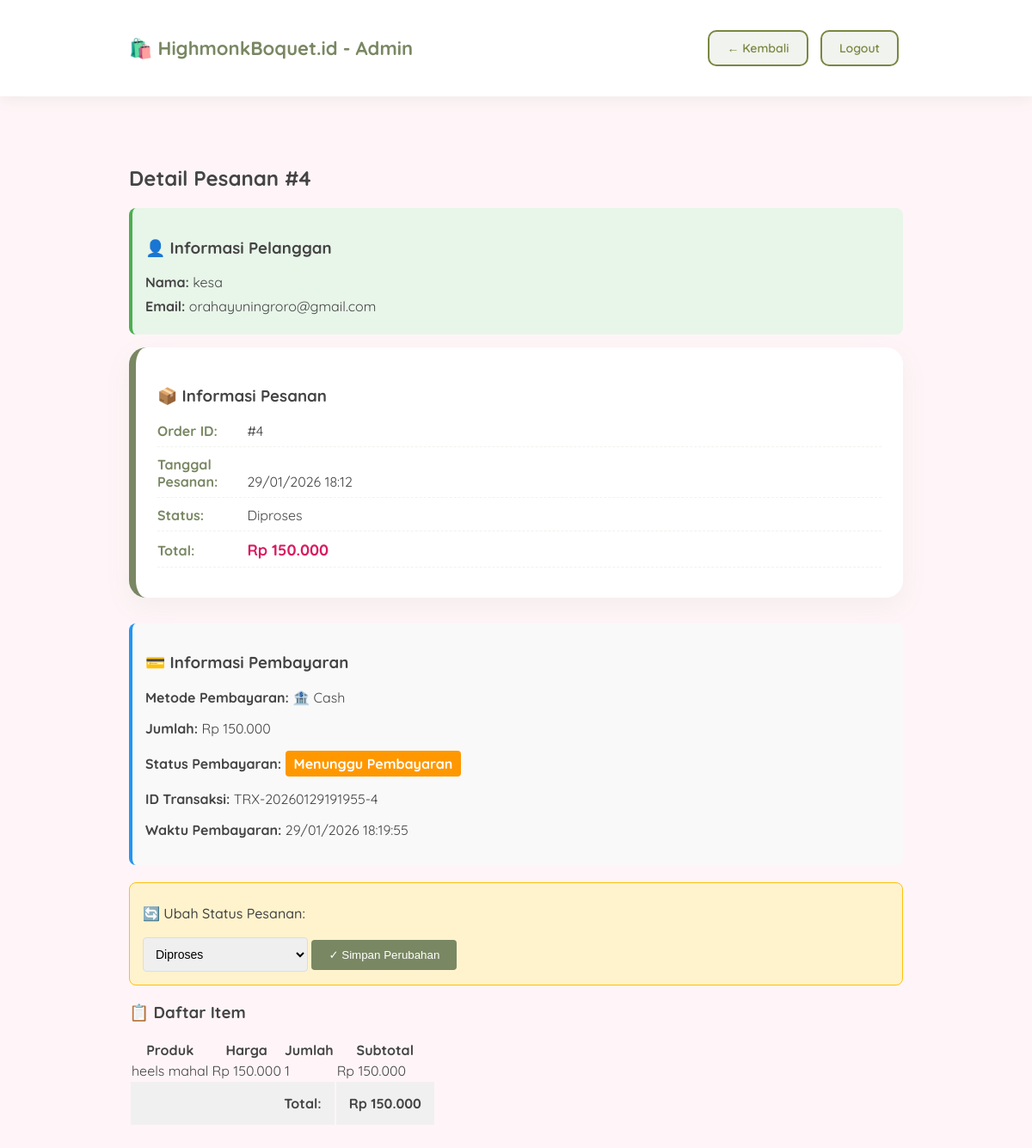
Screenshot of /admin_order_detail.php?order_id=4 (signed in) with the database file from the repository.
### tables this page shows
CREATE TABLE `orders` (
  `id` int(11) NOT NULL,
  `user_id` int(11) NOT NULL,
  `total` decimal(10,2) NOT NULL,
  `status` enum('pending','processing','shipped','delivered','cancelled') DEFAULT 'pending',
  `confirmed_received_at` timestamp NULL DEFAULT NULL,
  `created_at` timestamp NOT NULL DEFAULT current_timestamp()
);

CREATE TABLE `users` (
  `id` int(11) NOT NULL,
  `username` varchar(50) NOT NULL,
  `password` varchar(255) NOT NULL,
  `email` varchar(100) NOT NULL,
  `role` enum('admin','user') DEFAULT 'user',
  `created_at` timestamp NOT NULL DEFAULT current_timestamp()
);

CREATE TABLE `payments` (
  `id` int(11) NOT NULL,
  `order_id` int(11) NOT NULL,
  `user_id` int(11) NOT NULL,
  `amount` decimal(10,2) NOT NULL,
  `payment_method` varchar(50) NOT NULL,
  `status` enum('pending','completed','failed','cancelled') DEFAULT 'pending',
  `transaction_id` varchar(100) DEFAULT NULL,
  `notes` text DEFAULT NULL,
  `created_at` timestamp NOT NULL DEFAULT current_timestamp(),
  `updated_at` timestamp NOT NULL DEFAULT current_timestamp() ON UPDATE current_timestamp(),
  `proof_image` varchar(255) NOT NULL
);

CREATE TABLE `order_items` (
  `id` int(11) NOT NULL,
  `order_id` int(11) NOT NULL,
  `product_id` int(11) NOT NULL,
  `quantity` int(11) NOT NULL,
  `price` decimal(10,2) NOT NULL
);

CREATE TABLE `products` (
  `id` int(11) NOT NULL,
  `name` varchar(100) NOT NULL,
  `description` text DEFAULT NULL,
  `price` decimal(10,2) NOT NULL,
  `stock` int(11) NOT NULL DEFAULT 0,
  `category_id` int(11) DEFAULT NULL,
  `image` varchar(255) DEFAULT NULL,
  `created_at` timestamp NOT NULL DEFAULT current_timestamp()
);

### admin_order_detail.php (the view, shortened to what this page needs)
<?php
include 'db/koneksi.php';
$order_id = intval($_GET['order_id']);
$order_stmt = $mysqli->prepare("SELECT o.*, u.username, u.email FROM orders o
                                JOIN users u ON o.user_id = u.id
                                WHERE o.id = ?");
$order_stmt->bind_param("i", $order_id);
$order_stmt->execute();
$order = $order_stmt->get_result()->fetch_assoc();
$items_stmt = $mysqli->prepare("SELECT oi.*, p.name FROM order_items oi
                               JOIN products p ON oi.product_id = p.id
                               WHERE oi.order_id = ?");
$items_stmt->bind_param("i", $order_id);
$items_stmt->execute();
$items = $items_stmt->get_result()->fetch_all(MYSQLI_ASSOC);
$payment_stmt = $mysqli->prepare("SELECT * FROM payments WHERE order_id = ?");
$payment_stmt->bind_param("i", $order_id);
$payment_stmt->execute();
$payment = $payment_stmt->get_result()->fetch_assoc();
function getPaymentMethodText($method) {
    $methodMap = [
        'transfer_bank' => '🏦 Cash',
        'kartu_kredit' => '💳 Kartu Kredit',
        'e_wallet' => '📱 E-Wallet',
        'cicilan' => '📊 Cicilan 0%'
    ];
    return $methodMap[$method] ?? '-';
}
function getPaymentStatusText($status) {
    $statusMap = [
        'pending' => 'Menunggu Pembayaran',
        'completed' => 'Lunas',
        'failed' => 'Gagal',
        'cancelled' => 'Dibatalkan'
    ];
    return $statusMap[$status] ?? $status;
}
function getIndonesianStatus($status) {
    $statusMap = [
        'pending' => 'Menunggu Pembayaran',
        'processing' => 'Diproses',
        'shipped' => 'Dikirim',
        'delivered' => 'Diterima',
        'cancelled' => 'Dibatalkan'
    ];
    return $statusMap[$status] ?? $status;
}
?>
<!DOCTYPE html>
<html lang="id">
<head>
    <link rel="stylesheet" href="asset/order_detail.css">
</head>
<body>
    <nav class="navbar">
        <div class="container">
            <h1>🛍️ HighmonkBoquet.id - Admin</h1>
            <div>
                <a href="admin_orders.php" class="btn-secondary">← Kembali</a>
                <a href="logout.php" class="btn-secondary">Logout</a>
            </div>
        </div>
    </nav>
    <div class="container">
        <h2>Detail Pesanan #<?php echo $order['id']; ?></h2>
        <div class="customer-info">
            <h3>👤 Informasi Pelanggan</h3>
            <p><strong>Nama:</strong> <?php echo htmlspecialchars($order['username']); ?></p>
            <p><strong>Email:</strong> <?php echo htmlspecialchars($order['email']); ?></p>
        </div>
        <div class="order-info">
            <h3>📦 Informasi Pesanan</h3>
            <p><strong>Order ID:</strong> #<?php echo $order['id']; ?></p>
            <p><strong>Tanggal Pesanan:</strong> <?php echo date('d/m/Y H:i', strtotime($order['created_at'])); ?></p>
            <p><strong>Status:</strong> <span class="status status-<?php echo $order['status']; ?>"><?php echo getIndonesianStatus($order['status']); ?></span></p>
            <p><strong>Total:</strong> <span style="color: #d81b60; font-weight: bold; font-size: 18px;">Rp <?php echo number_format($order['total'], 0, ',', '.'); ?></span></p>
        </div>
        <?php if ($payment): ?>
        <div class="payment-info-section" style="background: #f9f9f9; padding: 15px; border-radius: 8px; margin: 15px 0; border-left: 4px solid #2196F3;">
            <h3>💳 Informasi Pembayaran</h3>
            <p><strong>Metode Pembayaran:</strong> <?php echo getPaymentMethodText($payment['payment_method']); ?></p>
            <p><strong>Jumlah:</strong> Rp <?php echo number_format($payment['amount'], 0, ',', '.'); ?></p>
            <p><strong>Status Pembayaran:</strong>
                <span class="payment-status status-<?php echo $payment['status']; ?>" style="display: inline-block; padding: 5px 10px; border-radius: 4px; font-weight: bold;
                    <?php echo $payment['status'] === 'completed' ? 'background: #4caf50; color: white;' : 'background: #ff9800; color: white;'; ?>">
                    <?php echo getPaymentStatusText($payment['status']); ?>
                </span>
            </p>
            <p><strong>ID Transaksi:</strong> <?php echo htmlspecialchars($payment['transaction_id']); ?></p>
            <p><strong>Waktu Pembayaran:</strong> <?php echo date('d/m/Y H:i:s', strtotime($payment['created_at'])); ?></p>
        </div>
        <?php endif; ?>
        <div class="status-control">
            <p>🔄 Ubah Status Pesanan:</p>
            <form method="POST" style="display: inline;">
                <select name="status" id="status-select">
                    <option value="processing" <?php echo $order['status'] == 'processing' ? 'selected' : ''; ?>>Diproses</option>
                </select>
                <button type="submit" onclick="return confirm('Yakin ingin mengubah status pesanan?')">✓ Simpan Perubahan</button>
            </form>
        </div>
        <h3>📋 Daftar Item</h3>
        <table class="table">
            <thead>
                <tr>
                    <th>Produk</th>
                    <th>Harga</th>
                    <th>Jumlah</th>
                    <th>Subtotal</th>
                </tr>
            </thead>
            <tbody>
                <?php foreach ($items as $item): ?>
                <tr>
                    <td><?php echo htmlspecialchars($item['name']); ?></td>
                    <td>Rp <?php echo number_format($item['price'], 0, ',', '.'); ?></td>
                    <td><?php echo $item['quantity']; ?></td>
                    <td>Rp <?php echo number_format($item['price'] * $item['quantity'], 0, ',', '.'); ?></td>
                </tr>
                <?php endforeach; ?>
                <tr style="background: #f0f0f0; font-weight: bold;">
                    <td colspan="3" style="text-align: right; padding: 15px;">Total:</td>
                    <td style="padding: 15px;">Rp <?php echo number_format($order['total'], 0, ',', '.'); ?></td>
                </tr>
            </tbody>
        </table>
    </div>
</body>
</html>

### asset/order_detail.css (style rules this page uses)
body { font-family: 'Quicksand', sans-serif; background-color: #fff5f8; margin: 0; padding: 0; color: #444; }
.container { max-width: 900px; margin: 40px auto; padding: 20px; }
.navbar { background-color: white; padding: 15px 0; box-shadow: 0 4px 15px rgba(121, 135, 99, 0.1); }
.navbar .container { display: flex; justify-content: space-between; align-items: center; margin: 0 auto; }
.navbar h1 { font-size: 22px; color: #798763; margin: 0; }
.btn-secondary { background-color: #f1f3ee; color: #798742; padding: 10px 20px; border-radius: 10px; text-decoration: none; font-weight: 600; font-size: 14px; border: 2px solid #798742; transition: 0.3s; display: inline-block; margin: 0 5px; }
.order-info { background: white; padding: 25px; border-radius: 20px; box-shadow: 0 10px 30px rgba(121, 135, 99, 0.08); margin-bottom: 30px; border-left: 8px solid #798763; }
.order-info p { margin: 10px 0; font-size: 16px; border-bottom: 1px dashed #f1f3ee; padding-bottom: 8px; }
.order-info p strong { color: #798763; display: inline-block; width: 100px; }

### admin_order_detail.php (style rules this page uses)
.status-control { margin-top: 20px; padding: 15px; background: #fff3cd; border: 1px solid #ffc107; border-radius: 8px; }
.status-control p { margin: 10px 0; font-weight: 500; }
.status-control select { padding: 10px; border: 1px solid #ddd; border-radius: 4px; font-size: 14px; margin-top: 8px; }
.status-control button { margin-top: 10px; padding: 10px 20px; background: #798763; color: white; border: none; border-radius: 4px; cursor: pointer; font-weight: 500; }
.customer-info { background: #e8f5e9; padding: 15px; border-radius: 8px; margin: 15px 0; border-left: 4px solid #4caf50; }
.customer-info p { margin: 8px 0; }

### rows the page displays
orders: id "4", user.username "kesa", user.email "orahayuningroro@gmail.com", created_at "29/01/2026 18:12", status "Diproses", total "150.000"
payments: payment_method "🏦 Cash", amount "150.000", status "Menunggu Pembayaran", transaction "TRX-20260129191955-4", created_at "29/01/2026 18:19:55"
order_items: product.name "heels mahal", price "150.000", quantity "1", $item['price'] * $item['quantity'] "150.000"
